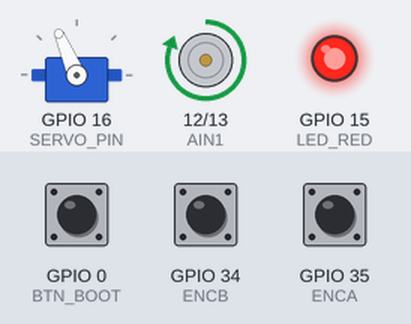
This sketch was run on a simulated ESP32. On the bench: servo, motor-driver pin pairs drawn as motors (green arrow = first pin HIGH = forward, orange = second pin HIGH = backward, longer = more drive, scaled by the enable pin), output pins drawn as LEDs (lit = HIGH). Wiring (inferred from the names in the program): servo: signal GPIO 16. Inputs (shaded band) come from the test bench; at power-on: GPIO 0 (BTN_BOOT) HIGH, GPIO 34 (ENCB) HIGH, GPIO 35 (ENCA) HIGH. Servo pulses on a pin are drawn as a servo (544–2400 µs = 0–180°); pins used as bus, display or sensor lines are not drawn; what the sketch prints to the serial monitor is not drawn.

Above: at 2.7 s.
2.8 s: GPIO 0 (BTN_BOOT) pulled LOW for 0.15 s
At 3.4 s:
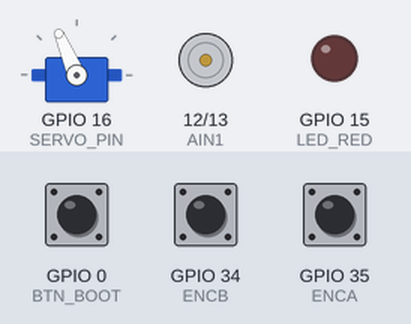
4.4 s: GPIO 0 (BTN_BOOT) pulled LOW for 1 s
At 5.0 s:
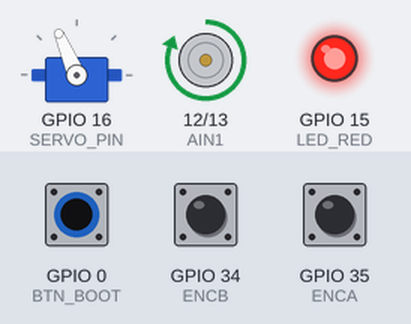
6.9 s: GPIO 0 (BTN_BOOT) pulled LOW for 3.2 s
At 7.9 s:
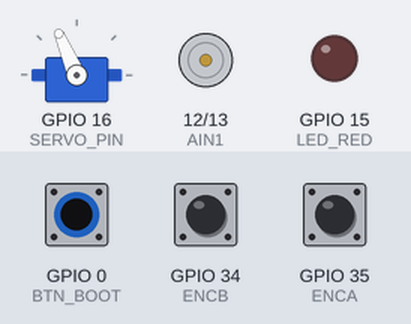
11.6 s: GPIO 0 (BTN_BOOT) pulsed LOW 5 times (0.12 s each, 0.3 s apart)
At 47.3 s:
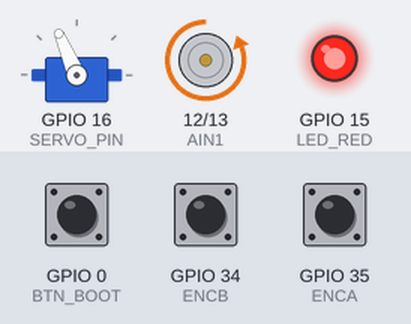
Timing chart, 0 to 47.9 s (numbered marks = the images above; inputs shaded):
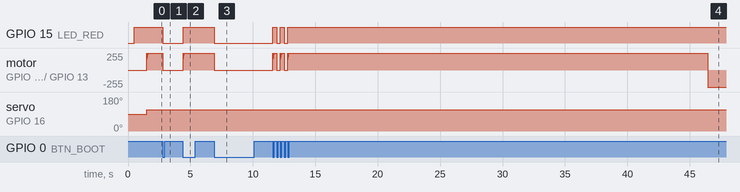

The sketch:

avoidance_testing.ino
```cpp
#include <Arduino.h>
#include <stdint.h>

// ================== system_config.h ==================
constexpr float Ts = 0.01;
constexpr float WHEEL_DIAMETER = 0.065;
constexpr float GEAR_RATIO = 10.0;
constexpr int PULSES_PER_REV = 11;
constexpr float QUAD_FACTOR = 4.0;
constexpr float COUNTS_PER_REV = PULSES_PER_REV * GEAR_RATIO * 2.714 * QUAD_FACTOR;

constexpr int16_t MAX_PWM = 255;
constexpr float MAX_SPEED = 1.0;
constexpr float SPEED_PER_PWM = MAX_SPEED / MAX_PWM;

constexpr int16_t PWM_NORMAL = static_cast<int16_t>(1.0 / SPEED_PER_PWM);
constexpr int16_t PWM_SLOW   = static_cast<int16_t>(0.3 / SPEED_PER_PWM);

// ================== Obstacle Avoidance Parameters ==================
constexpr float OBSTACLE_AVOID_S1 = 264.28;  // mm
constexpr float OBSTACLE_AVOID_S2 = OBSTACLE_AVOID_S1 + 528.56;  // mm
constexpr float OBSTACLE_AVOID_S3 = OBSTACLE_AVOID_S2 + 264.28;  // mm

// Servo angles for obstacle avoidance
constexpr int8_t SERVO_AVOID_LEFT = 113.336;
constexpr int8_t SERVO_AVOID_RIGHT = 66.664;

// ================== System States ==================
enum SystemState {
  IDLE,
  AVOID_PATH,
  COMPLETED
};

SystemState currentState = AVOID_PATH; // Start in AVOID_PATH state
bool avoidPathActive = false;
float totalDistanceTraveled = 0.0;
float distanceTraveled = 0.0;
int32_t initialEncoderCount = 0;

// ================== PID Parameters ==================
float TARGET_SPEED = 1.0;     // 1 m/s target
float KP = 150.0;             // Proportional gain - FIXED
float KI = 1000.0;             // Integral gain - FIXED
float KD = 5.0;               // Derivative gain - FIXED
float INTEGRAL_LIMIT = 100.0; // Anti-windup limit

// ================== pins.h ==================
#define AIN1    12
#define AIN2    13
#define PWMA    14
#define ENCA    35
#define ENCB    34
#define LED_RED 15
#define BTN_BOOT 0
#define SERVO_PIN 16  // Servo control pin

volatile int32_t encoderCount = 0;
volatile int8_t lastEncoded = 0;

int16_t motorPWM = 0;
float speed = 0.0;
uint32_t lastSpeedCalcTime = 0;
int32_t lastEncoderCount = 0;

bool motorOn = true; // Start with motor on
bool lastButtonState = HIGH;

float deltaWheelRev = 0.0;
float totalWheelRev = 0.0;

// ================== PID Variables ==================
float error = 0.0;
float lastError = 0.0;
float integral = 0.0;
float derivative = 0.0;
float pidOutput = 0.0;

// ================== Serial Command Variables ==================
String inputString = "";
bool stringComplete = false;

// ================== Encoder ISR ==================
void IRAM_ATTR encoderISR() {
  int8_t MSB = digitalRead(ENCA);
  int8_t LSB = digitalRead(ENCB);
  int8_t encoded = (MSB << 1) | LSB;
  int8_t sum = (lastEncoded << 2) | encoded;

  if (sum == 0b0001 || sum == 0b0111 || sum == 0b1110 || sum == 0b1000) encoderCount--;
  else if (sum == 0b0010 || sum == 0b1011 || sum == 0b1101 || sum == 0b0100) encoderCount++;

  lastEncoded = encoded;
}

// ================== Speed Calculation ==================
float calculateSpeed() {
  uint32_t currentTime = millis();
  float deltaTime = (currentTime - lastSpeedCalcTime) / 1000.0; // seconds
  if (deltaTime <= 0) return speed;

  int32_t deltaCount = encoderCount - lastEncoderCount;
  deltaWheelRev = deltaCount / COUNTS_PER_REV; // revolutions in this period
  totalWheelRev += deltaWheelRev;

  float distance = deltaWheelRev * (WHEEL_DIAMETER * 3.14159265);
  speed = distance / deltaTime;

  lastEncoderCount = encoderCount;
  lastSpeedCalcTime = currentTime;

  return speed;
}

// ================== Distance Calculation ==================
float calculateDistanceTraveled() {
  int32_t currentCount = encoderCount;
  float wheelRev = (currentCount - initialEncoderCount) / COUNTS_PER_REV;
  float distance = wheelRev * (WHEEL_DIAMETER * 3.14159265) * 1000; // Distance in mm
  return distance;
}

// ================== Servo Control ==================
void setServoAngle(uint8_t angle) {
  // Simple PWM servo control - adjust pulse width for your servo
  uint16_t pulseWidth = map(angle, 0, 180, 500, 2400);
  digitalWrite(SERVO_PIN, HIGH);
  delayMicroseconds(pulseWidth);
  digitalWrite(SERVO_PIN, LOW);
}

// ================== Reset Encoder for Path ==================
void resetPathEncoder() {
  initialEncoderCount = encoderCount;
  distanceTraveled = 0.0;
}

// ================== PID Controller ==================
float computePID(float currentSpeed, float targetSpeed) {
  // Calculate error
  error = targetSpeed - currentSpeed;

  // Proportional term
  float proportional = KP * error;

  // Integral term with anti-windup
  integral += error * Ts;

  // Clamp integral to prevent windup
  if (integral > INTEGRAL_LIMIT) integral = INTEGRAL_LIMIT;
  if (integral < -INTEGRAL_LIMIT) integral = -INTEGRAL_LIMIT;

  float integralTerm = KI * integral;

  // Derivative term (filtered)
  derivative = (error - lastError) / Ts;
  float derivativeTerm = KD * derivative;

  // Compute PID output
  pidOutput = proportional + integralTerm + derivativeTerm;

  // Store error for next iteration
  lastError = error;

  return pidOutput;
}

// ================== Motor Control ==================
void setMotor(int16_t pwm) {
  // Apply PWM limits
  if (pwm > MAX_PWM) pwm = MAX_PWM;
  if (pwm < -MAX_PWM) pwm = -MAX_PWM;

  if (pwm >= 0) {
    analogWrite(PWMA, pwm);
    digitalWrite(AIN1, HIGH);
    digitalWrite(AIN2, LOW);
  } else {
    analogWrite(PWMA, -pwm);
    digitalWrite(AIN1, LOW);
    digitalWrite(AIN2, HIGH);
  }
}

// ================== Obstacle Avoidance State Machine ==================
void updateAvoidPathState() {
  if (currentState != AVOID_PATH) return;

  distanceTraveled = calculateDistanceTraveled();

  // Initialize path on first entry
  if (!avoidPathActive) {
    setServoAngle(90);  // Steer max left 66.664 degrees
    resetPathEncoder();               // Reset distance measurement
    avoidPathActive = true;
  }

  // State transitions based on distance
  if (distanceTraveled < OBSTACLE_AVOID_S1) {
    // Stage 1: Turn left
    setServoAngle(SERVO_AVOID_LEFT);
  } else if (distanceTraveled < OBSTACLE_AVOID_S2) {
    // Stage 2: Turn right
    setServoAngle(SERVO_AVOID_RIGHT);
  } else if (distanceTraveled < OBSTACLE_AVOID_S3) {
    // Stage 3: Turn left again
    setServoAngle(SERVO_AVOID_LEFT);
  } else {
    // Path completed
    currentState = COMPLETED;
    avoidPathActive = false;
    motorOn = false;
    setMotor(0);
  }
}

// ================== Serial Command Processing ==================
void processSerialCommand() {
  if (stringComplete) {
    inputString.trim();

    if (inputString.length() > 0) {
      if (inputString == "stop") {
        motorOn = false;
        currentState = IDLE;
        avoidPathActive = false;
        digitalWrite(LED_RED, LOW);
        setMotor(0);
      }
      else if (inputString == "avoid") {
        motorOn = true;
        currentState = AVOID_PATH;
        avoidPathActive = false; // Will be activated in state machine
        digitalWrite(LED_RED, HIGH);
        integral = 0.0;
        lastError = 0.0;
      }
    }

    inputString = "";
    stringComplete = false;
  }
}

// ================== Serial Event ==================
void serialEvent() {
  while (Serial.available()) {
    char inChar = (char)Serial.read();
    if (inChar == '\n') {
      stringComplete = true;
    } else {
      inputString += inChar;
    }
  }
}

// ================== Setup ==================
void setup() {
  Serial.begin(115200);
  delay(500);

  // Motor control pins
  pinMode(AIN1, OUTPUT);
  pinMode(AIN2, OUTPUT);
  pinMode(PWMA, OUTPUT);

  // Encoder pins
  pinMode(ENCA, INPUT);
  pinMode(ENCB, INPUT);

  // LED and button
  pinMode(LED_RED, OUTPUT);
  pinMode(BTN_BOOT, INPUT_PULLUP);

  // Servo pin
  pinMode(SERVO_PIN, OUTPUT);

  // Use external pull-up resistors for encoder pins
  attachInterrupt(digitalPinToInterrupt(ENCA), encoderISR, CHANGE);
  attachInterrupt(digitalPinToInterrupt(ENCB), encoderISR, CHANGE);

  setMotor(0);
  lastSpeedCalcTime = millis();
  lastEncoderCount = encoderCount;
  initialEncoderCount = encoderCount;

  // Initialize PID variables
  error = 0.0;
  lastError = 0.0;
  integral = 0.0;
  derivative = 0.0;

  // Start obstacle avoidance immediately
  digitalWrite(LED_RED, HIGH);
  resetPathEncoder();

  setServoAngle(90);
  delay(1000);
}

// ================== Loop ==================
void loop() {
  static uint32_t lastPIDTime = 0;
  uint32_t currentTime = millis();

  // Process serial commands (only for stop/avoid now)
  // processSerialCommand();

  // Toggle motor with button (fallback)
  bool buttonState = digitalRead(BTN_BOOT);
  if (buttonState == LOW && lastButtonState == HIGH) {
    motorOn = !motorOn;
    digitalWrite(LED_RED, motorOn ? HIGH : LOW);

    if (motorOn) {
      integral = 0.0;
      lastError = 0.0;
      if (currentState == COMPLETED) {
        currentState = AVOID_PATH; // Restart avoid path if completed
      }
    } else {
      currentState = IDLE;
      avoidPathActive = false;
    }
  }
  lastButtonState = buttonState;

  // Update speed calculation
  calculateSpeed();

  // Run PID control at fixed intervals (10ms)
  if (motorOn && (currentTime - lastPIDTime >= Ts * 1000)) {
    // Compute PID output for constant speed
    float pidOutput = computePID(speed, TARGET_SPEED);
    motorPWM = (int16_t)pidOutput;

    // Apply motor command
    setMotor(motorPWM);

    // Update obstacle avoidance state machine
    if (currentState == AVOID_PATH) {
      updateAvoidPathState();
    }

    lastPIDTime = currentTime;
  } else if (!motorOn) {
    // Stop motor when disabled
    setMotor(0);
    motorPWM = 0;
    integral = 0.0;
  }

  Serial.printf("%6.4f, %6.4f\n", speed, distanceTraveled);

  delay(10); // Small delay for stability
}
```

Measured:
- after the input at 2.8 s, GPIO 15 (LED_RED): HIGH → LOW at once; motor on GPIO 12 (AIN1) / GPIO 13 (AIN2): forward 255/255 → stopped at once
- after the input at 4.4 s, GPIO 15 (LED_RED): LOW → HIGH at once
- after the input at 6.9 s, GPIO 15 (LED_RED): HIGH → LOW at once; motor on GPIO 12 (AIN1) / GPIO 13 (AIN2): forward 255/255 → stopped at once
- after the input at 11.6 s, GPIO 15 (LED_RED): alternates HIGH for 0.30 s and LOW for 0.30 s, 5 changes in all, then stays HIGH, starting at once
